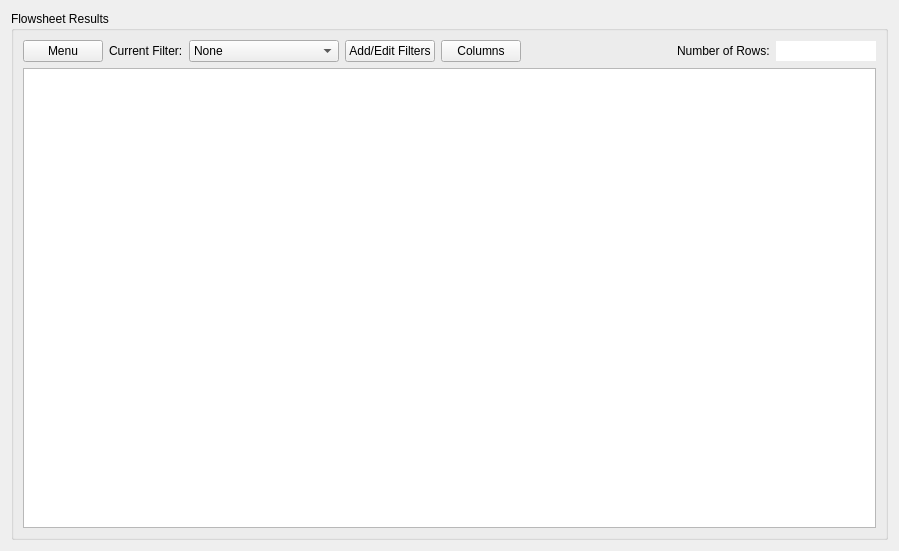
<?xml version="1.0" encoding="UTF-8"?>
<ui version="4.0">
 <class>dataBrowserWidget</class>
 <widget class="QWidget" name="dataBrowserWidget">
  <property name="geometry">
   <rect>
    <x>0</x>
    <y>0</y>
    <width>899</width>
    <height>551</height>
   </rect>
  </property>
  <property name="windowTitle">
   <string>Form</string>
  </property>
  <layout class="QVBoxLayout" name="verticalLayout_2">
   <item>
    <widget class="QGroupBox" name="groupBox_4">
     <property name="title">
      <string>Flowsheet Results</string>
     </property>
     <layout class="QVBoxLayout" name="verticalLayout">
      <item>
       <layout class="QHBoxLayout" name="horizontalLayout">
        <item>
         <widget class="QPushButton" name="menuButton">
          <property name="text">
           <string>Menu</string>
          </property>
         </widget>
        </item>
        <item>
         <widget class="QLabel" name="label">
          <property name="sizePolicy">
           <sizepolicy hsizetype="Maximum" vsizetype="Preferred">
            <horstretch>0</horstretch>
            <verstretch>0</verstretch>
           </sizepolicy>
          </property>
          <property name="text">
           <string>Current Filter:</string>
          </property>
          <property name="buddy">
           <cstring>filterSelectBox</cstring>
          </property>
         </widget>
        </item>
        <item>
         <widget class="QComboBox" name="filterSelectBox">
          <property name="minimumSize">
           <size>
            <width>150</width>
            <height>0</height>
           </size>
          </property>
          <item>
           <property name="text">
            <string>None</string>
           </property>
          </item>
         </widget>
        </item>
        <item>
         <widget class="QPushButton" name="editFiltersButton">
          <property name="sizePolicy">
           <sizepolicy hsizetype="Maximum" vsizetype="Fixed">
            <horstretch>0</horstretch>
            <verstretch>0</verstretch>
           </sizepolicy>
          </property>
          <property name="text">
           <string>Add/Edit Filters</string>
          </property>
         </widget>
        </item>
        <item>
         <widget class="QPushButton" name="columnsButton">
          <property name="text">
           <string>Columns</string>
          </property>
         </widget>
        </item>
        <item>
         <spacer name="horizontalSpacer">
          <property name="orientation">
           <enum>Qt::Horizontal</enum>
          </property>
          <property name="sizeHint" stdset="0">
           <size>
            <width>40</width>
            <height>20</height>
           </size>
          </property>
         </spacer>
        </item>
        <item>
         <widget class="QLabel" name="label_2">
          <property name="text">
           <string>Number of Rows:</string>
          </property>
          <property name="buddy">
           <cstring>numRowsBox</cstring>
          </property>
         </widget>
        </item>
        <item>
         <widget class="QLineEdit" name="numRowsBox">
          <property name="enabled">
           <bool>true</bool>
          </property>
          <property name="maximumSize">
           <size>
            <width>100</width>
            <height>16777215</height>
           </size>
          </property>
          <property name="frame">
           <bool>false</bool>
          </property>
          <property name="readOnly">
           <bool>true</bool>
          </property>
         </widget>
        </item>
       </layout>
      </item>
      <item>
       <widget class="QTableView" name="tableView">
        <property name="palette">
         <palette>
          <active>
           <colorrole role="AlternateBase">
            <brush brushstyle="SolidPattern">
             <color alpha="255">
              <red>220</red>
              <green>255</green>
              <blue>220</blue>
             </color>
            </brush>
           </colorrole>
          </active>
          <inactive>
           <colorrole role="AlternateBase">
            <brush brushstyle="SolidPattern">
             <color alpha="255">
              <red>220</red>
              <green>255</green>
              <blue>220</blue>
             </color>
            </brush>
           </colorrole>
          </inactive>
          <disabled>
           <colorrole role="AlternateBase">
            <brush brushstyle="SolidPattern">
             <color alpha="255">
              <red>220</red>
              <green>255</green>
              <blue>220</blue>
             </color>
            </brush>
           </colorrole>
          </disabled>
         </palette>
        </property>
       </widget>
      </item>
     </layout>
    </widget>
   </item>
  </layout>
 </widget>
 <resources/>
 <connections/>
</ui>
